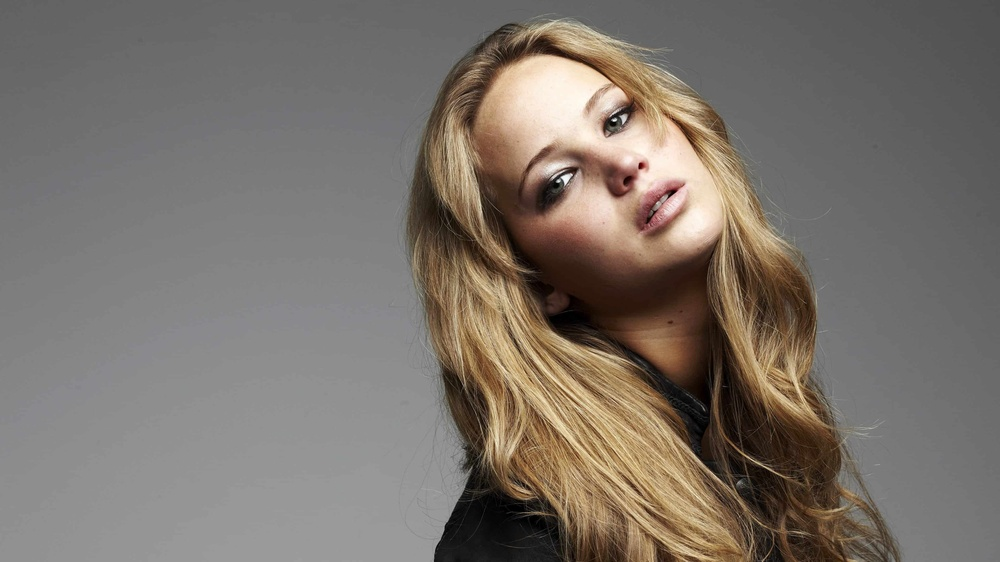
#> input picture q5/jeniffer.jpg, 1000 x 562 px, shrunk from 3840 x 2160 before the run
$ python q5f.py
#> lines starting #> are read from the running program, lines starting #| are printed output that depends on the picture; after the words box and inside, x2 and y2 are one past the last pixel; in counts of white or black regions, pixels touching at a corner belong together
import cv2
import numpy as np
import matplotlib.pyplot as plt

INPUT_IMAGE = "jeniffer.jpg"
PLANE = "V"
OUT_IMAGE = "jeniffer_equalized_foreground.png"
OUT_MASK = "jeniffer_mask.png"

def main():
    print("Opening image:", INPUT_IMAGE)
    bgr = cv2.imread(INPUT_IMAGE)
#> bgr is the input picture: shape (562, 1000, 3); mean B, G, R 106.8, 114.3, 122.3
    if bgr is None:
        print("Error: could not read", INPUT_IMAGE)
        return
    print("Image loaded. Shape:", bgr.shape)
#| Image loaded. Shape: (562, 1000, 3)

    print("Converting BGR->RGB (for display) and BGR->HSV (for channels)...")
    rgb = cv2.cvtColor(bgr, cv2.COLOR_BGR2RGB)
    hsv = cv2.cvtColor(bgr, cv2.COLOR_BGR2HSV)
#> hsv: shape (562, 1000, 3); mean H, S, V 10.7, 35.6, 122.4
    H = hsv[:, :, 0]
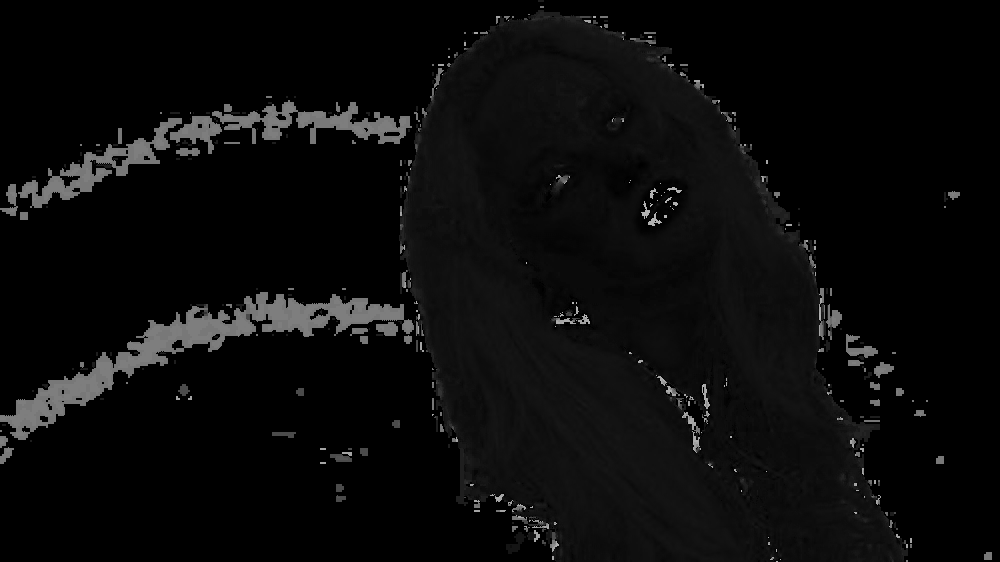
#> H: shape (562, 1000); min 0, max 179, mean 10.7
    S = hsv[:, :, 1]
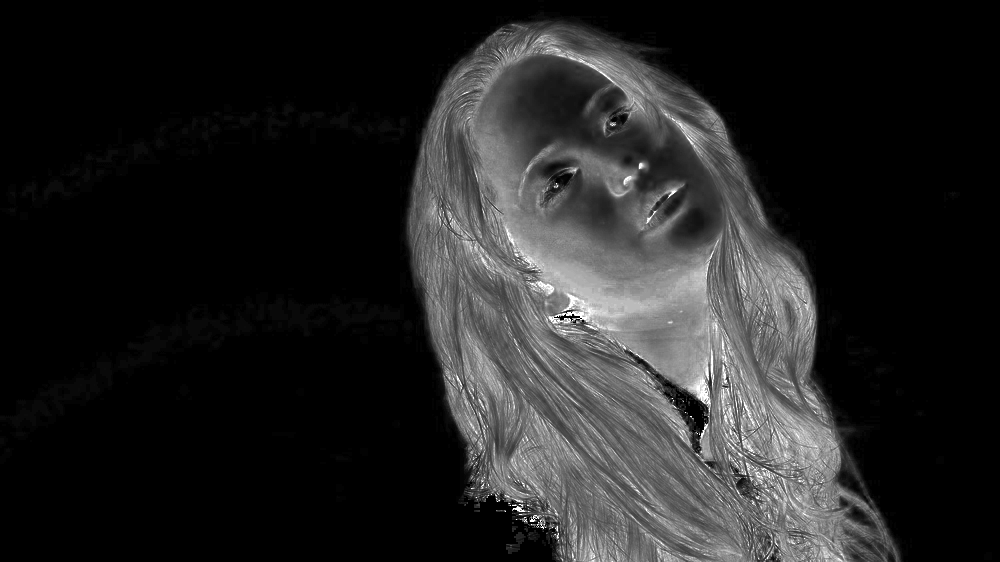
#> S: shape (562, 1000); min 0, max 255, mean 35.6
    V = hsv[:, :, 2]
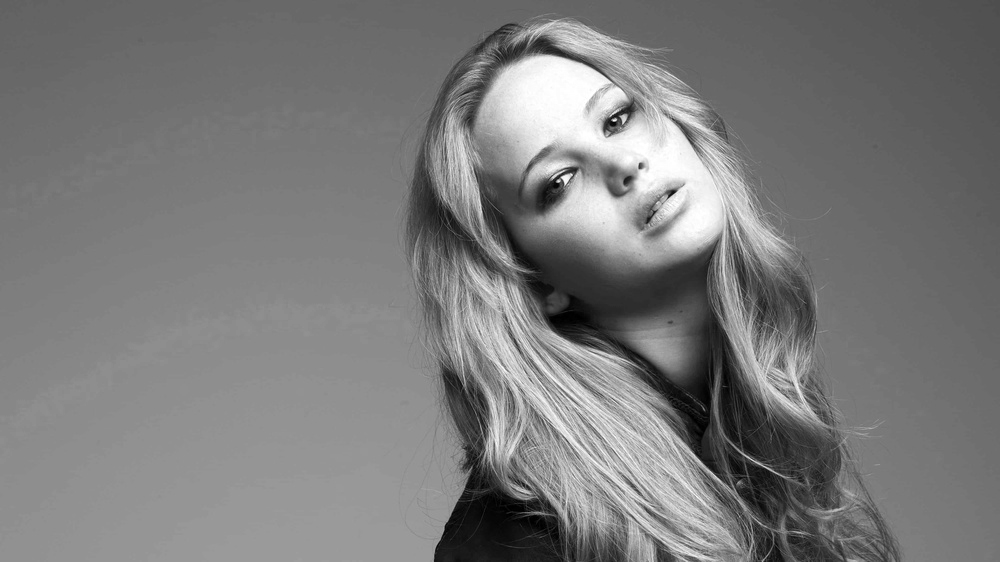
#> V: shape (562, 1000); min 0, max 255, mean 122.4

    if PLANE.upper() == "S":
        plane = S
        print("Using S (Saturation) channel.")
    else:
        plane = V
        print("Using V (Value) channel.")

    print("Building foreground mask with Otsu threshold...")
    _, mask = cv2.threshold(
        plane, 0, 255, cv2.THRESH_BINARY + cv2.THRESH_OTSU
    )
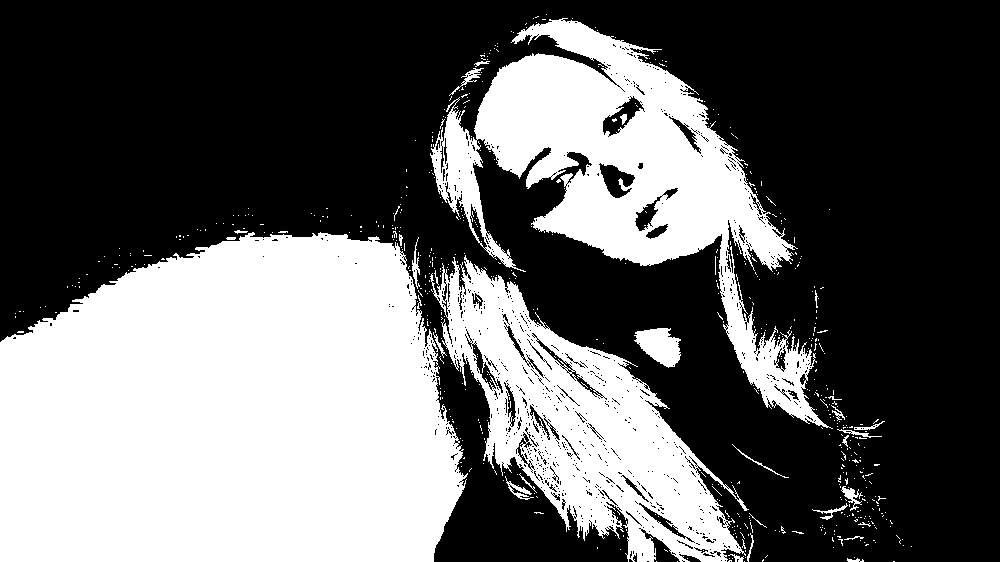
#> mask: shape (562, 1000); 39.6% white; 627 white regions (596 under 20 px), largest, box (x1, y1, x2, y2) and area: (0, 232, 468, 562) 130334, (430, 18, 833, 429) 50376, (430, 255, 749, 562) 37124
    print("Mask built. Foreground pixel count:", int((mask == 255).sum()))
#| Mask built. Foreground pixel count: 222368

    print("Collecting foreground pixel values...")
    vals = plane[mask == 255]
    print("Foreground values collected:", vals.size)
#| Foreground values collected: 222368

    print("Building histogram and CDF (np.cumsum)...")
    hist, _ = np.histogram(vals, bins=256, range=(0, 255))
#> hist = 256 values, max 16237 at index 142, min 0 at index 0, mean 868.6
    cdf = np.cumsum(hist)
#> cdf = 256 values from 0 to 222368

    cdf_nonzero = cdf[np.nonzero(cdf)]
#> cdf_nonzero = 127 values from 2179 to 222368
    if cdf_nonzero.size > 0:
        cdf_min = cdf_nonzero.min()
#> cdf_min = 2179
    else:
        cdf_min = 0
    N = vals.size if vals.size > 0 else 1
#> N = 222368

    print("Building equalization LUT...")
    denom = max(N - cdf_min, 1)
#> denom = 220189
    lut = np.floor((cdf - cdf_min) / denom * 255.0)
#> lut = 256 values from -3 to 255
    lut = np.clip(lut, 0, 255).astype(np.uint8)
#> lut = 256 values from 0 to 255

    print("Applying LUT only on foreground pixels...")
    eq_plane = plane.copy()
    eq_plane[mask == 255] = lut[plane[mask == 255]]
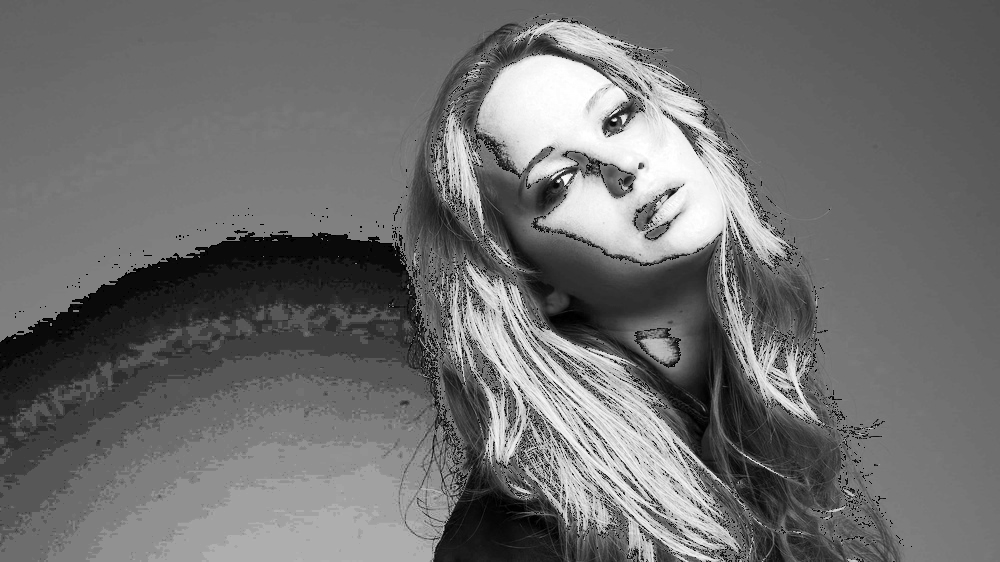
#> eq_plane: shape (562, 1000); min 0, max 255, mean 110.3

    print("Recombining channels and converting back to RGB...")
    H_out = H.copy()
    S_out = S.copy()
    V_out = V.copy()

    if PLANE.upper() == "S":
        S_out = eq_plane
    else:
        V_out = eq_plane

    hsv_out = cv2.merge([H_out, S_out, V_out])
#> hsv_out: shape (562, 1000, 3); mean H, S, V 10.7, 35.6, 110.3
    bgr_out = cv2.cvtColor(hsv_out, cv2.COLOR_HSV2BGR)
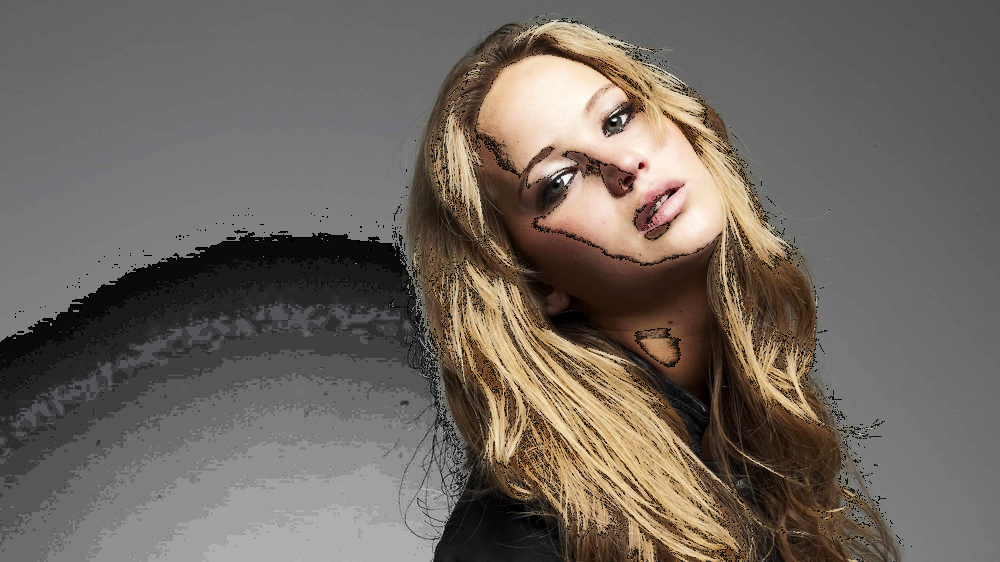
#> bgr_out: shape (562, 1000, 3); mean B, G, R 94.9, 102.3, 110.2
    rgb_out = cv2.cvtColor(bgr_out, cv2.COLOR_BGR2RGB)

    print("Saving outputs...")
    ok_img = cv2.imwrite(OUT_IMAGE, bgr_out)
    ok_mask = cv2.imwrite(OUT_MASK, mask)
    if ok_img: print("Saved:", OUT_IMAGE)
    else:      print("Warning: could not save", OUT_IMAGE)
    if ok_mask: print("Saved:", OUT_MASK)
    else:       print("Warning: could not save", OUT_MASK)

    print("Showing H, S, V planes, mask, original, and result...")
    plt.figure(figsize=(13, 8))

    plt.subplot(2, 3, 1)
    plt.imshow(H, cmap="gray")
    plt.title("Hue (H)")
    plt.axis("off")

    plt.subplot(2, 3, 2)
    plt.imshow(S, cmap="gray", vmin=0, vmax=255)
    plt.title("Saturation (S)")
    plt.axis("off")

    plt.subplot(2, 3, 3)
    plt.imshow(V, cmap="gray", vmin=0, vmax=255)
    plt.title("Value (V)")
    plt.axis("off")

    plt.subplot(2, 3, 4)
    plt.imshow(mask, cmap="gray")
    plt.title("Foreground mask")
    plt.axis("off")

    plt.subplot(2, 3, 5)
    plt.imshow(rgb)
    plt.title("Original")
    plt.axis("off")

    plt.subplot(2, 3, 6)
    plt.imshow(rgb_out)
    plt.title("Result: fg equalized (" + PLANE + ")")
    plt.axis("off")

    plt.tight_layout()
    plt.show()
    print("Done.")

if __name__ == "__main__":
    main()
